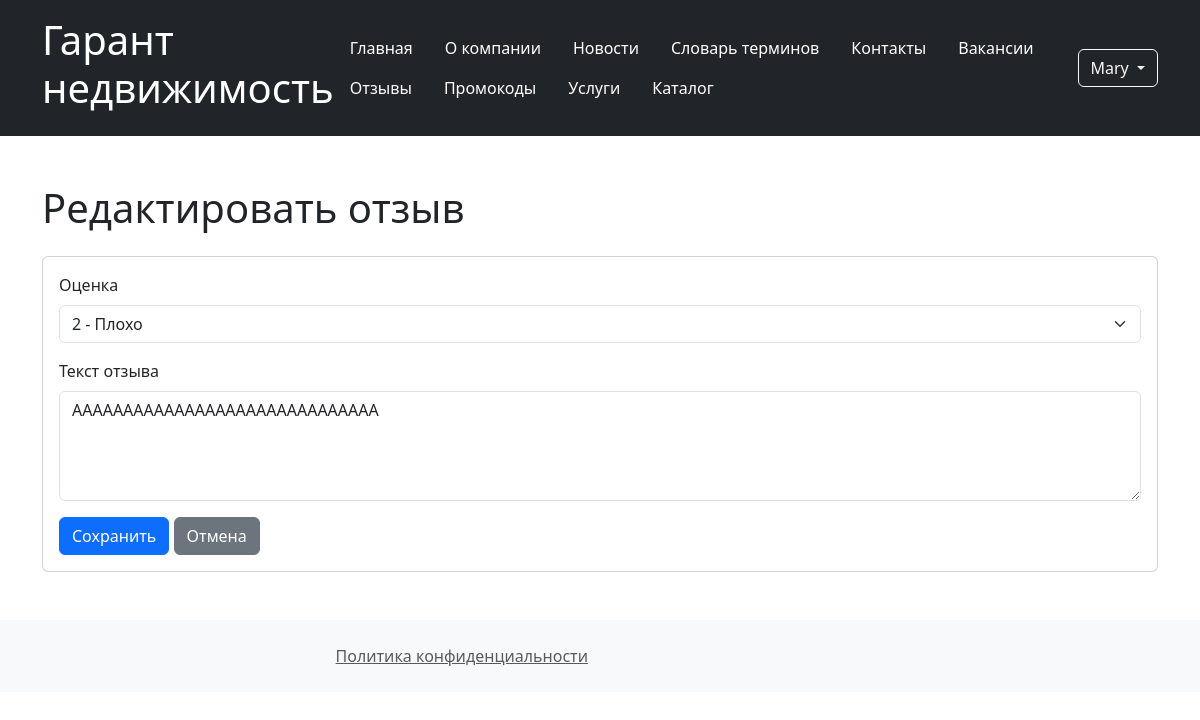
The page /home/reviews/edit/9 (signed in) on the database its author committed.
### users/models.py (models this page shows, shortened)
class User(AbstractUser):
    ROLE_CHOICES = {
        "employee": "Manager",
        "client": "Client",
        "admin": "Admin",
    }
    phone_regex = RegexValidator(
        regex=r"^\+375\(29\)\d{3}-\d{2}-\d{2}$",
        message="Формат номера: +375(29)XXX-XX-XX",
    )
    role = models.CharField(max_length=20, choices=ROLE_CHOICES)
    phone_number = models.CharField(max_length=20, validators=[phone_regex])
    birth_date = models.DateField(
        validators=[RestrictedAgeValidator(18), MaxValueValidator(date.today())]
    )
    created_at = models.DateTimeField(auto_now_add=True)
    first_name = models.CharField(max_length=100)
    last_name = models.CharField(max_length=100)

### home/models.py (models this page shows, shortened)
class Review(models.Model):
    RATING_CHOICES = [
        (1, "1 - Ужасно"),
        (2, "2 - Плохо"),
        (3, "3 - Удовлетворительно"),
        (4, "4 - Хорошо"),
        (5, "5 - Отлично"),
    ]
    user = models.ForeignKey(settings.AUTH_USER_MODEL, on_delete=models.CASCADE)
    rating = models.IntegerField(choices=RATING_CHOICES, default=5)
    text = models.TextField()
    created_at = models.DateTimeField(auto_now=True)
    updated_at = models.DateTimeField(auto_now=True)

### home/views.py (the view, shortened to what this page needs)
# urls.py: re_path(r'^reviews/edit/(?P<pk>\d+)$', views.UpdateReviewView.as_view(), name='edit_review'),
class UpdateReviewView(LoginRequiredMixin, UpdateView):
    model = Review
    form_class = ReviewForm
    template_name = "review_edit.html"
    success_url = reverse_lazy("reviews")
    def get_queryset(self):
        logger.debug(f"User {self.request.user.username} fetching review for edit")
        return Review.objects.filter(user=self.request.user)

### home/forms.py (shortened to what this page needs)
class ReviewForm(forms.ModelForm):
    class Meta:
        model = Review
        fields = ["rating", "text"]
        widgets = {
            "text": forms.Textarea(
                attrs={
                    "class": "form-control",
                    "rows": 3,
                    "placeholder": "Ваш отзыв...",
                }
            ),
            "rating": forms.Select(attrs={"class": "form-select"}),
        }

### home/templates/review_edit.html (shortened to what this page needs)
{% extends "base.html" %}
{% block content %}
<h1 class="mb-4">Редактировать отзыв</h1>
<div class="card">
    <div class="card-body">
        <form method="post" action="{% url 'edit_review' review.id %}">
            <div class="mb-3">
                <label for="id_rating" class="form-label">Оценка</label>
                <select class="form-select" id="id_rating" name="rating" required>
                    {% for value, text in form.rating.field.choices %}
                        {% if value == review.rating %}
                            <option value="{{ value }}" selected>{{ text }}</option>
                        {% endif %}
                    {% endfor %}
                </select>
            </div>
            <div class="mb-3">
                <label for="id_text" class="form-label">Текст отзыва</label>
                <textarea class="form-control" id="id_text" name="text" rows="4" required>{{ review.text }}</textarea>
            </div>
            <button type="submit" class="btn btn-primary">Сохранить</button>
            <a href="{% url 'reviews' %}" class="btn btn-secondary">Отмена</a>
        </form>
    </div>
</div>
{% endblock %}

### templates/base.html (shortened to what this page needs)
<!DOCTYPE html>
<html lang="ru">
<head>
    <link href="https://cdn.jsdelivr.net/npm/bootstrap@5.3.0/dist/css/bootstrap.min.css" rel="stylesheet">
</head>
<body>
    <header class="bg-dark text-white p-3">
        <div class="container">
            <div class="d-flex justify-content-between align-items-center">
                <h1>Гарант недвижимость</h1>
                <nav>
                    <ul class="nav">
                        <li class="nav-item"><a href="{% url 'home' %}" class="nav-link text-white">Главная</a></li>
                        <li class="nav-item"><a href="{% url 'about' %}" class="nav-link text-white">О компании</a></li>
                        <li class="nav-item"><a href="{% url 'news' %}" class="nav-link text-white">Новости</a></li>
                        <li class="nav-item"><a href="{% url 'faq' %}" class="nav-link text-white">Словарь терминов</a></li>
                        <li class="nav-item"><a href="{% url 'contacts' %}" class="nav-link text-white">Контакты</a></li>
                        <li class="nav-item"><a href="{% url 'vacancies' %}" class="nav-link text-white">Вакансии</a></li>
                        <li class="nav-item"><a href="{% url 'reviews' %}" class="nav-link text-white">Отзывы</a></li>
                        <li class="nav-item"><a href="{% url 'promo-codes' %}" class="nav-link text-white">Промокоды</a></li>
                        <li class="nav-item"><a href="{% url 'services' %}" class="nav-link text-white">Услуги</a></li>
                        <li class="nav-item"><a href="{% url 'estates' %}" class="nav-link text-white">Каталог</a></li>
                    </ul>
                </nav>
                <div class="auth-buttons">
                    {% if user.is_authenticated %}
                        <div class="btn-group">
                            <button type="button" class="btn btn-outline-light dropdown-toggle" data-bs-toggle="dropdown">
                                {% if user.first_name %}{{ user.first_name }}{% else %}{{ user.username }}{% endif %}
                            </button>
                        </div>
                    {% else %}
                        <a href="{% url 'login' %}" class="btn btn-outline-light">Вход</a>
                        <a href="{% url 'signup' %}" class="btn btn-outline-light">Регистрация</a>
                    {% endif %}
                </div>
            </div>
        </div>
    </header>
    <main class="container my-5">
        {% block content %}{% endblock %}
    </main>
    <footer class="bg-light p-4 mt-5">
        <div class="container">
            <div class="row">
                <div class="col-md-6 text-end">
                    <a href="{% url 'policy' %}" class="text-muted">Политика конфиденциальности</a>
                </div>
            </div>
        </div>
    </footer>
</body>
</html>

### rows shown on the page
User: first_name "Mary"
Review: rating "2 - Плохо", text "АААААААААААААААААААААААААААААА"
